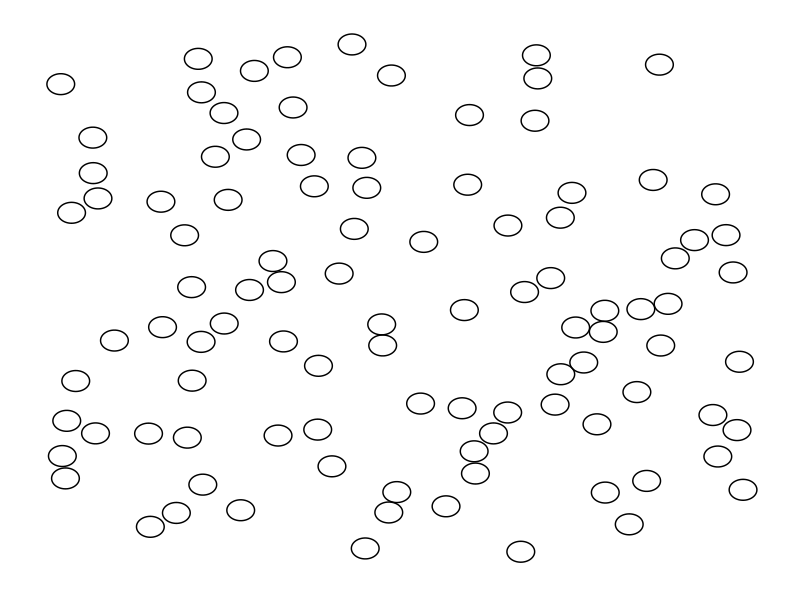
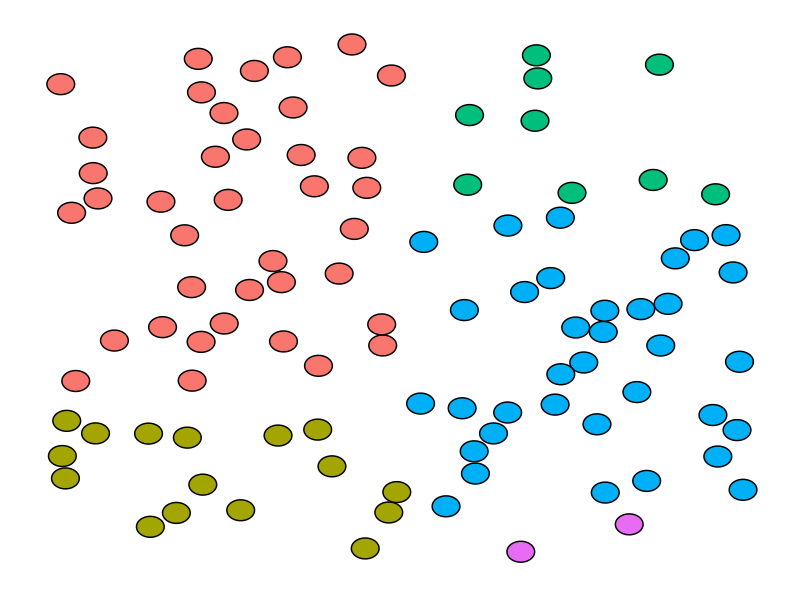
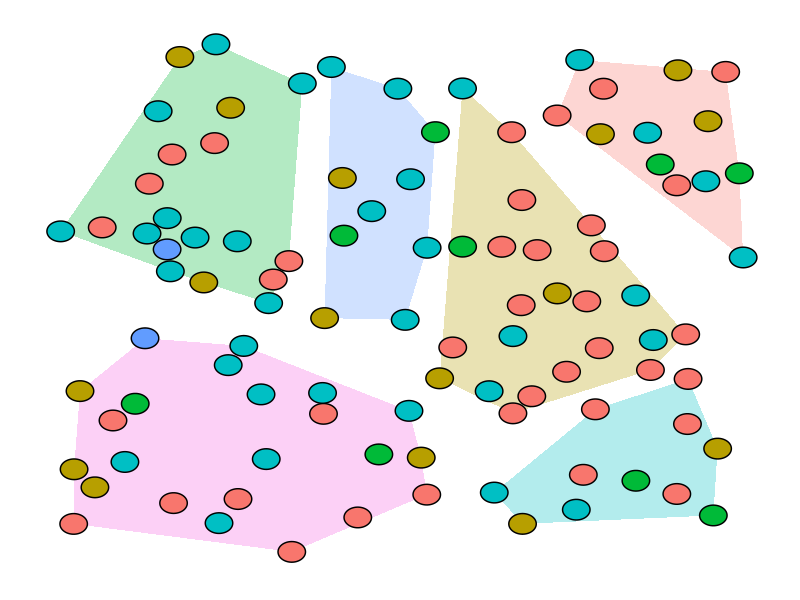
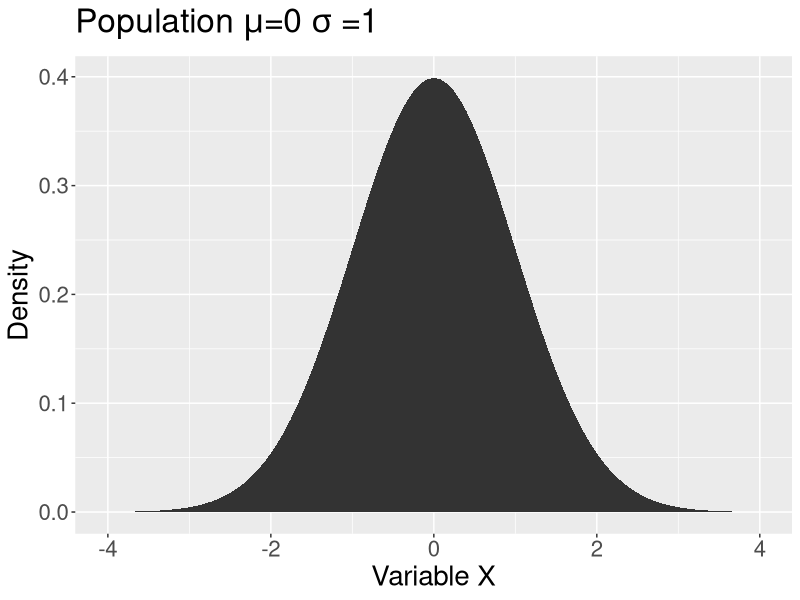
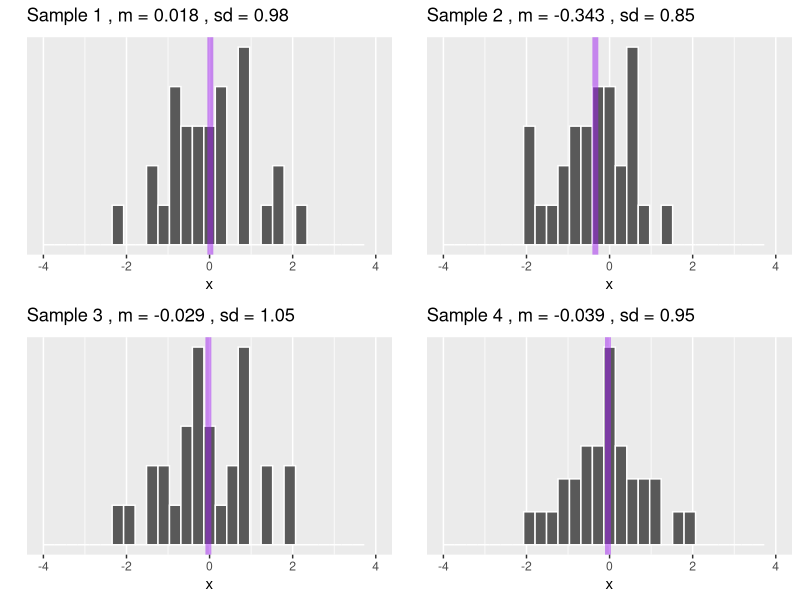
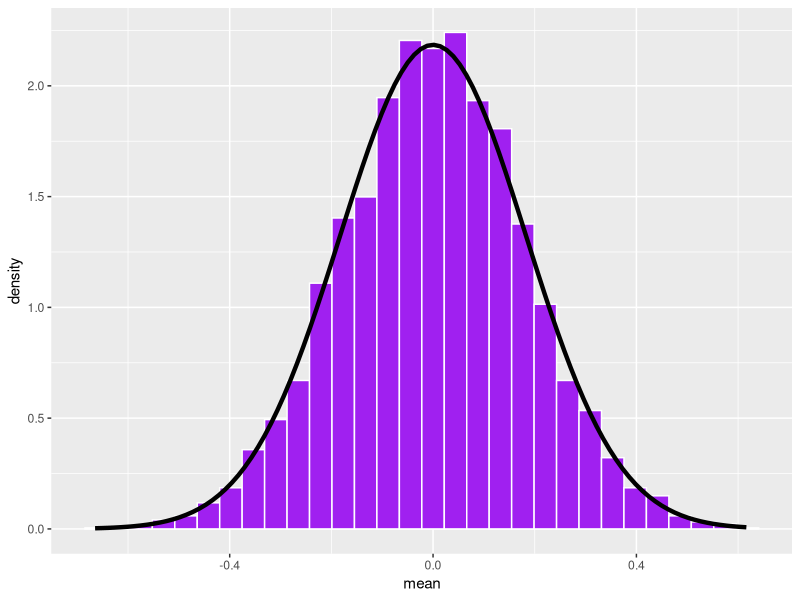
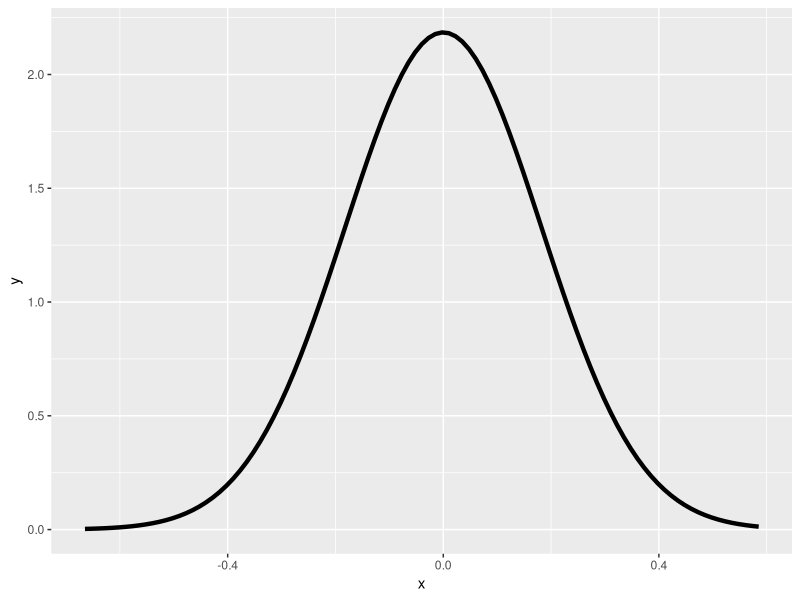
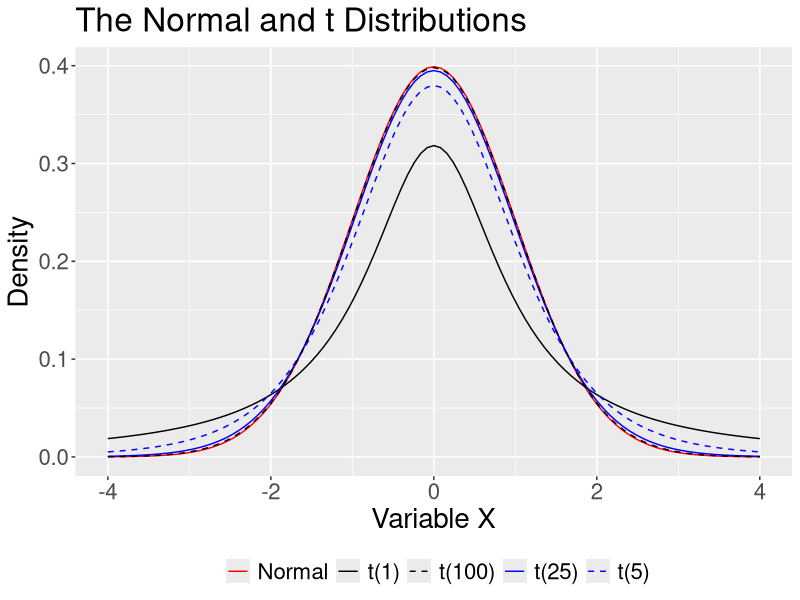

Here is the R script that generated these plots, in order:
## ---- chunk 1
library(tidyverse) #plotting
library(ggforce) # for plotting circles
library(ggpubr) #prettier figures
## ---- chunk 2

set.seed(102919)

n = 100 # how many circles
r = .02 # radius of circles
x = rep(0, n) # vectors to hold coordinates of the centers of circles
y = rep(0, n)

x[1] = runif(1) #random x for the first circle
y[1] = runif(1) # random y for the first circle

for(i in 2:n){ # for the rest of the circles
  overlap = 1 #set overlap to something that has a length greater than 0 (lots of stuff will work here)
  while(length(overlap > 0)){ # so long as overlap remains an object with nonzero length
    new.x = runif(1) # get a random x
    new.y = runif(1) # get a random y
    distance = sqrt((x[1:i-1] - new.x)^2 + (y[1:i-1] - new.y)^2) # calculate euclidean distance from all the points estimated before this one
    overlap = which(distance <= r*2) # how many of these circles have centers that are less than twice the length of the radius away from another center (i.e, how many existing circles will this one overlap with)
  }
  #once the number of overlaps is 0
  x[i] = new.x  # assign value of x to vector
  y[i] = new.y  # assign value of y to vector
}

#dataframe
circles = data.frame(x = x, y = y, r = r)
## ---- chunk 3

circles %>%
  ggplot() +
  geom_circle(aes(x0 = x, y0 = y, r = r)) +
  theme_no_axes() + theme(panel.border = element_blank())
## ---- chunk 4

color_circles  = circles %>%
  mutate(color = case_when(
    x < .5  & y > .3 ~ "1",
    x < .5 & y <= .3 ~ "2",
    x >= .5 & y > .7 ~ "3",
    x >= .5 & y <= .7 & y > .1 ~ "4",
    x >= .5 & y <= .1 ~ "5"))

tab_color = table(color_circles$color)

## ---- chunk 5

color_circles %>%
  ggplot() +
  geom_circle(aes(x0 = x, y0 = y, r = r, fill = color)) +
  guides(fill = "none") +
  theme_no_axes() + theme(panel.border = element_blank())
## ---- chunk 6

set.seed(1029191)

n = 100 # how many circles
r = .02 # radius of circles
x = rep(0, n) # vectors to hold coordinates of the centers of circles
y = rep(0, n)

x[1] = runif(1) #random x for the first circle
y[1] = runif(1) # random y for the first circle

for(i in 2:n){ # for the rest of the circles
  overlap = 1 #set overlap to something that has a length greater than 0 (lots of stuff will work here)
  while(length(overlap > 0)){ # so long as overlap remains an object with nonzero length
    new.x = runif(1) # get a random x
    new.y = runif(1) # get a random y
    distance = sqrt((x[1:i-1] - new.x)^2 + (y[1:i-1] - new.y)^2) # calculate euclidean distance from all the points estimated before this one
    overlap = which(distance <= r*2) # how many of these circles have centers that are less than twice the length of the radius away from another center (i.e, how many existing circles will this one overlap with)
  }
  #once the number of overlaps is 0
  x[i] = new.x  # assign value of x to vector
  y[i] = new.y  # assign value of y to vector
}

#dataframe
new_circles = data.frame(x = x, y = y, r = r)
new_circles$color = c(rep("1", tab_color["1"]),
                     rep("2", tab_color["2"]),
                     rep("3", tab_color["3"]),
                     rep("4", tab_color["4"]),
                     rep("5", tab_color["5"]))

#create random clusters
clust.x = runif(n = 6)
clust.y = runif(n = 6)

#use distance from clusters to find closest cluster
closest.cluster = function(x, y){
  dist = sqrt((x-clust.x)^2 + (y-clust.y)^2)
  cluster = which(dist == min(dist)) 
  return(cluster)
}

new_circles = new_circles %>%
  mutate(cluster = map2_chr(x,y, closest.cluster)) 

hulls = new_circles %>%
  group_by(cluster) %>%
  nest() %>%
  mutate(hull = map(data, chull)) %>%
  mutate(data = map2(data, hull, function(x,y) x[y,])) %>%
  select(-hull) %>%
  unnest(cols = c(data))

new_circles %>%
  ggplot() +
  geom_polygon(aes(x = x, y = y, fill = cluster), data = hulls, alpha = .3)+
  geom_circle(aes(x0 = x, y0 = y, r = r, fill = color)) +
  guides(fill = "none") +
  theme_no_axes() + theme(panel.border = element_blank())

## ---- chunk 7
#| code-fold: true
ggplot(data.frame(x = seq(-4, 4)), aes(x)) +
  stat_function(fun = function(x) dnorm(x), geom = "area") +
  scale_x_continuous("Variable X") +
  scale_y_continuous("Density") +
  labs(title = expression(Population~mu*"=0"~sigma~"=1"))+
  theme(text = element_text(size = 20))

## ---- chunk 8
#| code-fold: true
library(ggpubr) #for multiple plots
sample_size = 30
set.seed(101919)
for(i in 1:4){
  sample = rnorm(n = sample_size)
  m = round(mean(sample),3)
  s = round(sd(sample),2)
  p = data.frame(x = sample) %>%
    ggplot(aes(x = x)) +
    geom_histogram(color = "white") +
    geom_vline(aes(xintercept = mean(x)), 
               color = "purple", size = 2, alpha = .5)+
    scale_x_continuous(limits = c(-4,4)) +
    scale_y_continuous("", breaks = NULL) +
    labs(title = as.expression(bquote("Sample"~.(i)~", m ="~.(m)~", sd ="~.(s))))
  assign(paste0("p",i), p) +
    theme(text = element_text(size = 20))
}

ggarrange(p1,p2,p3,p4, ncol =2, nrow = 2)
## ---- chunk 9
#| code-fold: true
reps = 5000
means = rep(0, reps)
se = 1/sqrt(sample_size)
set.seed(101919)
for(i in 1:reps){
  means[i] = mean(rnorm(n = sample_size))
}
data.frame(mean = means) %>%
  ggplot(aes(x = mean)) + 
  geom_histogram(aes(y = ..density..), 
                 fill = "purple", 
                 color = "white") +  
  stat_function(fun = function(x) dnorm(x, mean = 0, sd = se), inherit.aes = F, size = 1.5) 
## ---- chunk 10
#| code-fold: true

## ---- chunk 11
#| code-fold: true
ggplot(data.frame(x = seq(min(means), max(means), by = .05)), aes(x)) +
  stat_function(fun = function(x) dnorm(x, mean = 0, sd = se), size = 1.5) 
## ---- chunk 12
#| code-fold: true
ggplot(data.frame(x = seq(-4, 4)), aes(x)) +
  stat_function(fun = function(x) dnorm(x), 
                aes(color = "Normal", linetype = "Normal")) +
  stat_function(fun = function(x) dt(x, df = 1), 
                aes(color = "t(1)", linetype = "t(1)")) +
  stat_function(fun = function(x) dt(x, df = 5), 
                aes(color = "t(5)", linetype = "t(5)")) +
  stat_function(fun = function(x) dt(x, df = 25), 
                aes(color = "t(25)", linetype = "t(25)")) +
  stat_function(fun = function(x) dt(x, df = 100), 
                aes(color = "t(100)", linetype = "t(100)")) + 
  scale_x_continuous("Variable X") +
  scale_y_continuous("Density") +
  scale_color_manual("", 
                     values = c("red", "black", "black", "blue", "blue")) +
  scale_linetype_manual("", 
                        values = c("solid", "solid", "dashed", "solid", "dashed")) +
  ggtitle("The Normal and t Distributions") +
  theme(text = element_text(size=20),legend.position = "bottom")
## ---- chunk 13
#| code-fold: true
ggplot(data.frame(x = seq(-4, 4)), aes(x)) +
  stat_function(fun = function(x) dnorm(x), 
                aes(color = "Normal", linetype = "Normal")) +
  stat_function(fun = function(x) dt(x, df = 1), 
                aes(color = "t(1)", linetype = "t(1)")) +
  stat_function(fun = function(x) dt(x, df = 5), 
                aes(color = "t(5)", linetype = "t(5)")) +
  stat_function(fun = function(x) dt(x, df = 25), 
                aes(color = "t(25)", linetype = "t(25)")) +
  stat_function(fun = function(x) dt(x, df = 100), 
                aes(color = "t(100)", linetype = "t(100)")) + 
  scale_x_continuous("Variable X") +
  scale_y_continuous("Density") +
  scale_color_manual("", 
                     values = c("red", "black", "black", "blue", "blue")) +
  scale_linetype_manual("", 
                        values = c("solid", "solid", "dashed", "solid", "dashed")) +
  ggtitle("The Normal and t Distributions") +
  theme(text = element_text(size=20),legend.position = "bottom")
## ---- chunk 14
#| code-fold: true
reps = 5000

sizes = seq(5,200,5)

prop = rep(0, length(sizes))
prop_sig  = rep(0, length(sizes))

set.seed(101919)

for(n in 1:length(sizes)){
  sample_size = sizes[n]
  correct = vector(length = reps)
  correct_sig = vector(length = reps)
  for(i in 1:reps){
    sample = rnorm(sample_size)
    m = mean(sample)
    s = sd(sample)
    sm = s/sqrt(sample_size)
    lb = m-(1.96*sm)
    ub = m+(1.96*sm)
    missed = lb > 0 | ub < 0
  correct[i] = !missed
  
    sigma = 1
    sm_sig = sigma/sqrt(sample_size)
    lb_sig = m-(1.96*sm_sig)
    ub_sig = m+(1.96*sm_sig)
    missed_sig = lb_sig > 0 | ub_sig < 0
  correct_sig[i] = !missed_sig
  }
  prop[n] = sum(correct)/reps
  prop_sig[n] = sum(correct_sig)/reps

}

data.frame(n = sizes, p = prop, ps = prop_sig) %>%
  gather("estimate", "value", -n) %>%
  mutate(estimate = ifelse(estimate == "p", "Estimate of sigma", "Sigma")) %>%
  ggplot(aes(x = n, y = value, color = estimate)) +
  geom_smooth( se = F) +
  geom_hline(aes(yintercept = .95), color = "black") +
  scale_color_discrete("How do you calculate SEM?") +
  labs(x = "Sample size", y = "Proportion of CIs that contain the population mean") +
  theme(text = element_text(size = 25), legend.position = "bottom")

## ---- chunk 15
M = 90
SD = 8
N = 100

sem = SD/sqrt(N)

ci_lb_z = M - sem * qnorm(p = .975)
ci_ub_z = M + sem * qnorm(p = .975)
print(c(ci_lb_z, ci_ub_z))


ci_lb_z = M - sem * qt(p = .975, df = N-1)
ci_ub_z = M + sem * qt(p = .975, df = N-1)
print(c(ci_lb_z, ci_ub_z))
## ---- chunk 16
M = 83.4
SD = 10.6
N = 26

sem = SD/sqrt(N)

ci_lb_z = M - sem * qnorm(p = .975)
ci_ub_z = M + sem * qnorm(p = .975)
print(c(ci_lb_z, ci_ub_z))


ci_lb_z = M - sem * qt(p = .975, df = N-1)
ci_ub_z = M + sem * qt(p = .975, df = N-1)
print(c(ci_lb_z, ci_ub_z))
